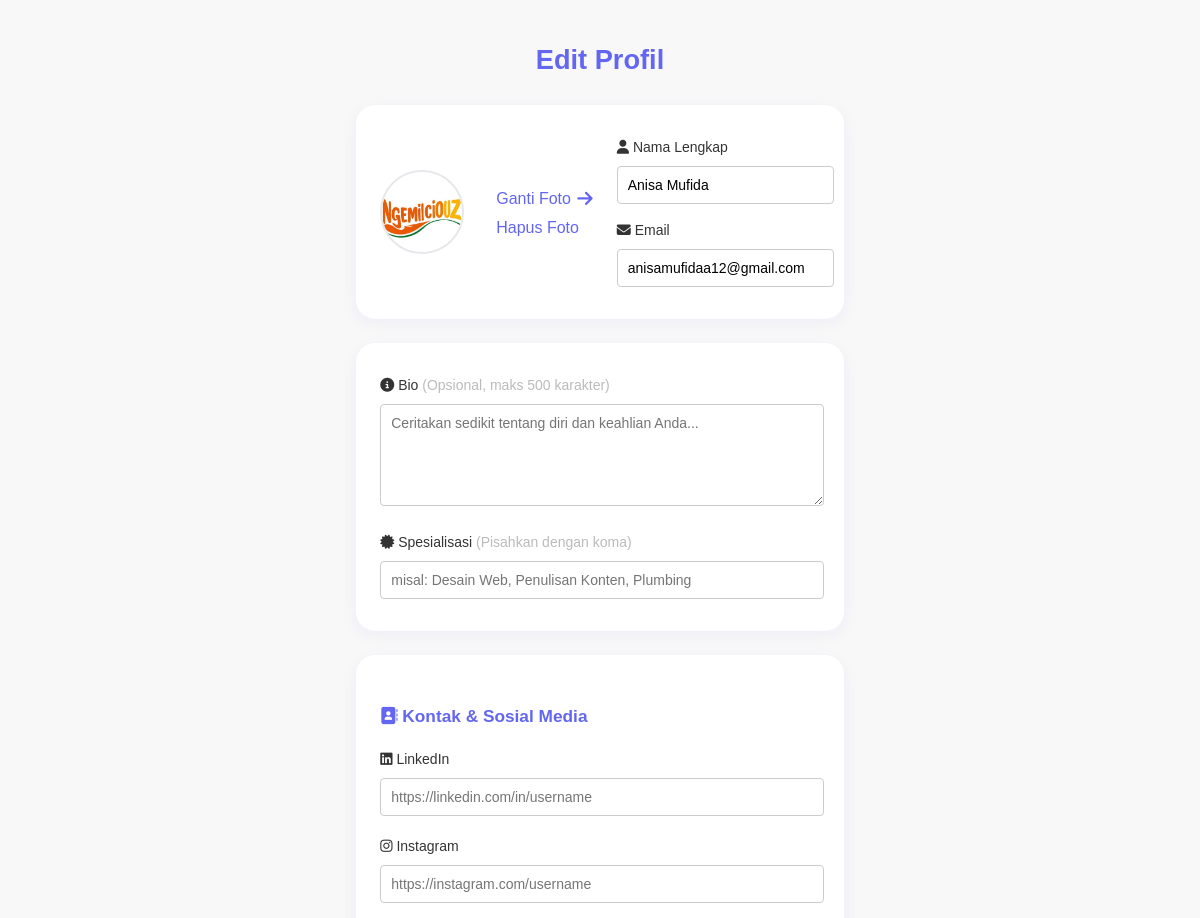
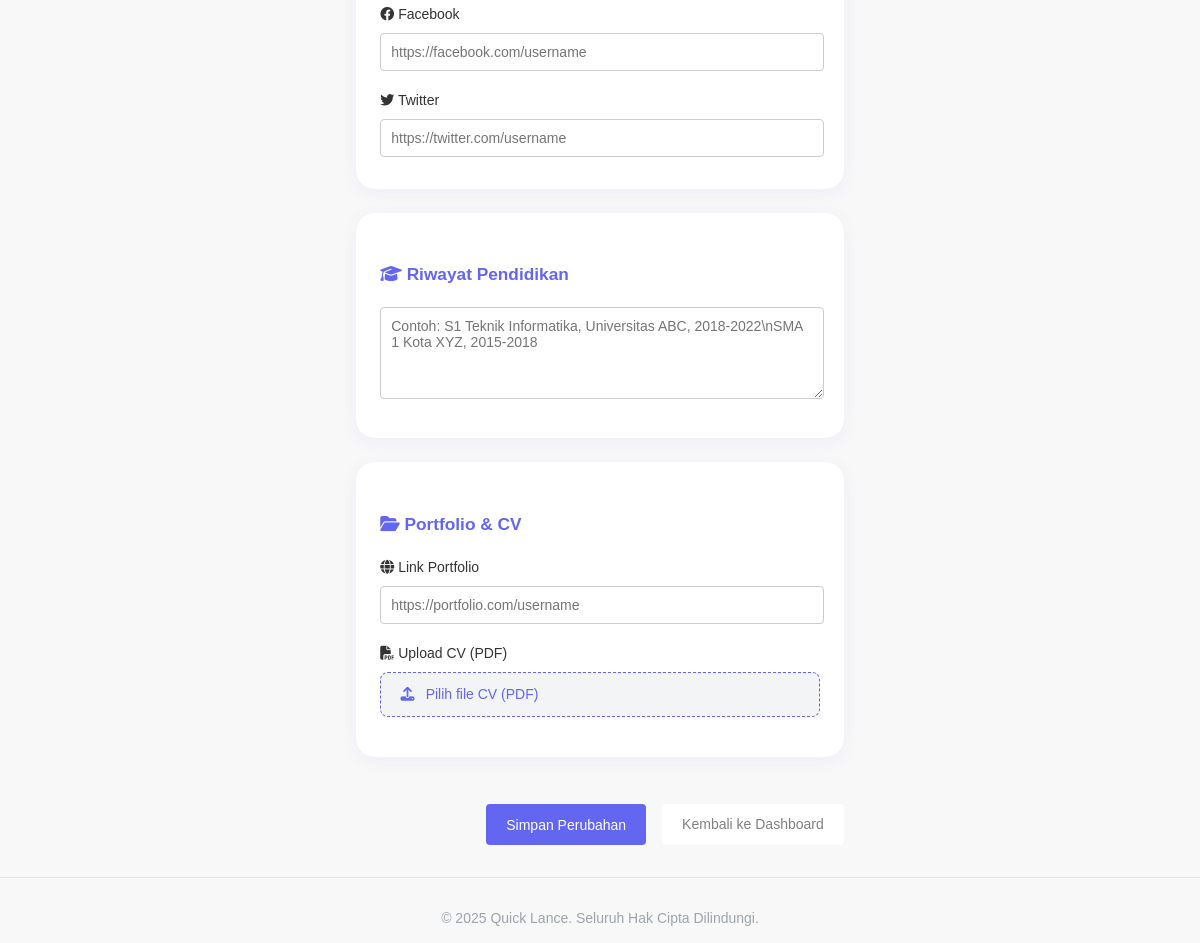
Page /user/page/edit-profile.php (signed in) on the committed database (2 pictures, top to bottom).
### tables this page shows
CREATE TABLE `users` (
  `id` int(11) NOT NULL,
  `name` varchar(100) NOT NULL,
  `email` varchar(100) NOT NULL,
  `password` varchar(255) NOT NULL,
  `profile_picture` varchar(255) DEFAULT NULL,
  `bio` text DEFAULT NULL,
  `specializations` varchar(255) DEFAULT NULL,
  `linkedin_url` varchar(255) DEFAULT NULL,
  `instagram_url` varchar(255) DEFAULT NULL,
  `facebook_url` varchar(255) DEFAULT NULL,
  `twitter_url` varchar(255) DEFAULT NULL,
  `education` text DEFAULT NULL,
  `portfolio_url` varchar(255) DEFAULT NULL,
  `cv_url` varchar(255) DEFAULT NULL,
  `created_at` timestamp NOT NULL DEFAULT current_timestamp(),
  `bank_account` varchar(100) DEFAULT NULL,
  `bank_name` varchar(50) DEFAULT NULL
);

### user/page/edit-profile.php (the view, shortened to what this page needs)
<?php
require_once '../../src/db/connection.php';
$user_id = $_SESSION['user_id'];
$query = mysqli_query($conn, "SELECT name, email, profile_picture, bio, specializations, linkedin_url, instagram_url, facebook_url, twitter_url, education, portfolio_url, cv_url FROM users WHERE id='$user_id'");
$user = mysqli_fetch_assoc($query);
?>
<!DOCTYPE html>
<html lang="id">
<head>
    <link rel="stylesheet" href="../style/edit-profile.css">
    <link rel="stylesheet" href="https://cdnjs.cloudflare.com/ajax/libs/font-awesome/6.4.0/css/all.min.css">
</head>
<body>
<div class="container">
    <h2 style="font-size:1.7rem;font-weight:700;margin:2.5rem 0 1.5rem 0;text-align:left;color:#6366f1;">Edit Profil</h2>
    <form method="POST" enctype="multipart/form-data" style="max-width:900px;margin:0 auto;display:flex;flex-direction:column;gap:1.5rem;">
        <div class="edit-card profile-card-hover" style="background:#fff;box-shadow:0 4px 16px rgba(99,102,241,0.07);border-radius:1.2rem;padding:2rem 1.5rem;display:flex;align-items:center;gap:1.5rem;margin-bottom:0;transition:box-shadow 0.2s,transform 0.2s;">
            <div class="avatar-upload" style="margin-bottom:0;">
                <div style="display:flex;flex-direction:column;align-items:center;">
                    <div class="avatar-preview" style="position:relative;width:80px;height:80px;border-radius:50%;overflow:hidden;border:2px solid #e5e7eb;background:#f3f4f6;">
                        <?php if (!empty($user['profile_picture']) && file_exists(__DIR__ . '/../' . $user['profile_picture'])): ?>
                            <img src="<?php echo htmlspecialchars('../' . $user['profile_picture']); ?>" alt="Pratinjau Avatar" class="avatar-image" id="avatarFullPreview" style="cursor:pointer;width:80px;height:80px;object-fit:cover;">
                        <?php else: ?>
                            <i class="fa fa-user-circle" style="font-size:3.5rem;color:#bdbdbd;"></i>
                        <?php endif; ?>
                    </div>
                </div>
                <div style="display:flex;flex-direction:column;gap:0.5rem;align-items:flex-start;margin-left:1rem;">
                    <label for="avatar" class="lihat-foto-btn" style="cursor:pointer;display:flex;align-items:center;gap:0.4rem;background:none;border:none;padding:0;font-size:1rem;color:var(--primary-color);transition:color 0.2s;">
                        <span>Ganti Foto</span>
                        <i class="fa fa-arrow-right arrow-hover" style="font-size:1.1rem;transition:transform 0.2s, color 0.2s;"></i>
                    </label>
                    <?php if (!empty($user['profile_picture']) && file_exists(__DIR__ . '/../' . $user['profile_picture'])): ?>
                        <button type="submit" name="delete_avatar" value="1" style="background:none;border:none;color:var(--primary-color);padding:0;font-size:1rem;cursor:pointer;">Hapus Foto</button>
                    <?php endif; ?>
                </div>
            </div>
            <div style="flex:1;display:flex;flex-direction:column;gap:1rem;">
                <div class="form-group" style="margin-bottom:0;">
                    <label for="name"><i class="fa fa-user"></i> Nama Lengkap</label>
                    <input type="text" id="name" name="name" class="input" value="<?php echo htmlspecialchars($user['name'] ?? ''); ?>" placeholder="Masukkan nama lengkap Anda" required>
                </div>
                <div class="form-group" style="margin-bottom:0;">
                    <label for="email"><i class="fa fa-envelope"></i> Email</label>
                    <input type="email" id="email" name="email" class="input" value="<?php echo htmlspecialchars($user['email'] ?? ''); ?>" placeholder="Masukkan email Anda" required>
                </div>
            </div>
        </div>
        <div class="edit-card profile-card-hover" style="background:#fff;box-shadow:0 4px 16px rgba(99,102,241,0.07);border-radius:1.2rem;padding:2rem 1.5rem;transition:box-shadow 0.2s,transform 0.2s;">
            <div class="form-group" style="margin-bottom:1.2rem;">
                <label for="bio"><i class="fa fa-info-circle"></i> Bio <span style="color:#bbb;font-weight:400;">(Opsional, maks 500 karakter)</span></label>
                <textarea id="bio" name="bio" class="textarea" maxlength="500" placeholder="Ceritakan sedikit tentang diri dan keahlian Anda..." style="min-height:80px;"><?php echo htmlspecialchars($user['bio'] ?? ''); ?></textarea>
            </div>
            <div class="form-group" style="margin-bottom:0;">
                <label for="specializations"><i class="fa fa-certificate"></i> Spesialisasi <span style="color:#bbb;font-weight:400;">(Pisahkan dengan koma)</span></label>
                <input type="text" id="specializations" name="specializations" class="input" value="<?php echo htmlspecialchars($user['specializations'] ?? ''); ?>" placeholder="misal: Desain Web, Penulisan Konten, Plumbing">
            </div>
        </div>
        <div class="edit-card profile-card-hover" style="background:#fff;box-shadow:0 4px 16px rgba(99,102,241,0.07);border-radius:1.2rem;padding:2rem 1.5rem;transition:box-shadow 0.2s,transform 0.2s;">
            <h3 style="font-size:1.08rem;font-weight:600;color:#6366f1;margin-bottom:1.2rem;"><i class="fa fa-address-book"></i> Kontak & Sosial Media</h3>
            <div style="display:grid;grid-template-columns:1fr;gap:1.2rem;">
                <div class="form-group" style="margin-bottom:0;">
                    <label for="linkedin_url"><i class="fab fa-linkedin"></i> LinkedIn</label>
                    <input type="url" id="linkedin_url" name="linkedin_url" class="input" value="<?php echo htmlspecialchars($user['linkedin_url'] ?? ''); ?>" placeholder="https://linkedin.com/in/username">
                </div>
                <div class="form-group" style="margin-bottom:0;">
                    <label for="instagram_url"><i class="fab fa-instagram"></i> Instagram</label>
                    <input type="url" id="instagram_url" name="instagram_url" class="input" value="<?php echo htmlspecialchars($user['instagram_url'] ?? ''); ?>" placeholder="https://instagram.com/username">
                </div>
                <div class="form-group" style="margin-bottom:0;">
                    <label for="facebook_url"><i class="fab fa-facebook"></i> Facebook</label>
                    <input type="url" id="facebook_url" name="facebook_url" class="input" value="<?php echo htmlspecialchars($user['facebook_url'] ?? ''); ?>" placeholder="https://facebook.com/username">
                </div>
                <div class="form-group" style="margin-bottom:0;">
                    <label for="twitter_url"><i class="fab fa-twitter"></i> Twitter</label>
                    <input type="url" id="twitter_url" name="twitter_url" class="input" value="<?php echo htmlspecialchars($user['twitter_url'] ?? ''); ?>" placeholder="https://twitter.com/username">
                </div>
            </div>
        </div>
        <div class="edit-card profile-card-hover" style="background:#fff;box-shadow:0 4px 16px rgba(99,102,241,0.07);border-radius:1.2rem;padding:2rem 1.5rem;transition:box-shadow 0.2s,transform 0.2s;">
            <h3 style="font-size:1.08rem;font-weight:600;color:#6366f1;margin-bottom:1.2rem;"><i class="fa fa-graduation-cap"></i> Riwayat Pendidikan</h3>
            <div class="form-group" style="margin-bottom:0;">
                <textarea id="education" name="education" class="textarea" maxlength="1000" placeholder="Contoh: S1 Teknik Informatika, Universitas ABC, 2018-2022\nSMA 1 Kota XYZ, 2015-2018" style="min-height:70px;"><?php echo htmlspecialchars($user['education'] ?? ''); ?></textarea>
            </div>
        </div>
        <div class="edit-card profile-card-hover" style="background:#fff;box-shadow:0 4px 16px rgba(99,102,241,0.07);border-radius:1.2rem;padding:2rem 1.5rem;transition:box-shadow 0.2s,transform 0.2s;">
            <h3 style="font-size:1.08rem;font-weight:600;color:#6366f1;margin-bottom:1.2rem;"><i class="fa fa-folder-open"></i> Portfolio & CV</h3>
            <div class="form-group" style="margin-bottom:1.2rem;">
                <label for="portfolio_url"><i class="fa fa-globe"></i> Link Portfolio</label>
                <input type="url" id="portfolio_url" name="portfolio_url" class="input" value="<?php echo htmlspecialchars($user['portfolio_url'] ?? ''); ?>" placeholder="https://portfolio.com/username">
            </div>
            <div class="form-group" style="margin-bottom:0;">
                <label for="cv_file"><i class="fa fa-file-pdf"></i> Upload CV (PDF)</label>
                <div class="file-upload-container" style="margin-bottom:0.5rem;">
                    <label for="cv_file" class="file-upload-label" style="display:flex;align-items:center;gap:0.7rem;cursor:pointer;padding:0.7rem 1.2rem;background:#f3f4f6;border-radius:0.5rem;border:1.5px dashed #6366f1;font-weight:500;color:#6366f1;transition:background 0.2s;">
                        <span class="file-upload-icon"><i class="fa fa-upload"></i></span>
                        <span class="file-upload-text" id="cv-file-text">Pilih file CV (PDF)</span>
                    </label>
                </div>
            </div>
        </div>
        <div class="action-buttons" style="margin-top:0.5rem;display:flex;gap:1rem;justify-content:flex-end;">
            <button type="submit" class="btn btn-primary">Simpan Perubahan</button>
            <a href="dashboard.php" class="btn btn-secondary btn-sm">Kembali ke Dashboard</a>
        </div>
    </form>
</div>
<footer>
    <div class="footer-bottom">
        <p>&copy; 2025 Quick Lance. Seluruh Hak Cipta Dilindungi.</p>
    </div>
</footer>
</body>
</html>

### user/style/edit-profile.css (style rules this page uses)
:root { --primary-color: #6366f1; --muted-foreground: #6b7280; --card-background: #ffffff; --shadow-md: 0 4px 6px -1px rgba(0, 0, 0, 0.1), 0 2px 4px -2px rgba(0, 0, 0, 0.1); --shadow-lg: 0 10px 15px -3px rgba(0, 0, 0, 0.1), 0 4px 6px -4px rgba(0, 0, 0, 0.1); }
body { font-family: sans-serif; margin: 0; padding: 0; line-height: 1.5; background-color: #f8f8f8; color: #333; }
.container { max-width: 1200px; margin-left: auto; margin-right: auto; padding-left: 1rem; padding-right: 1rem; }
.container { min-height: calc(100vh - 64px); display: flex; flex-direction: column; align-items: center; }
.btn-sm { padding: 0.4rem 0.8rem; font-size: 0.75rem; }
.form-group { margin-bottom: 1.5rem; }
.form-group label { display: block; font-size: 0.875rem; font-weight: 500; margin-bottom: 0.5rem; }
input, textarea, select { width: 96%; padding: 10px; font-size: 0.875rem; border: 1px solid #ccc; border-radius: 4px; outline: none; transition: border-color 0.3s ease; font-family: sans-serif; }
.avatar-upload { display: flex; align-items: center; gap: 1rem; }
.avatar-preview { position: relative; display: flex; align-items: center; justify-content: center; width: 80px; height: 80px; border: 1px dashed var(--input-border); border-radius: 50%; overflow: hidden; }
.avatar-image { width: 100%; height: 100%; object-fit: cover; }
.action-buttons { display: flex; gap: 1rem; }
.btn { display: inline-flex; align-items: center; justify-content: center; border-radius: 0.375rem; padding: 0.625rem 1rem; font-size: 0.875rem; font-weight: 500; text-decoration: none; cursor: pointer; transition: all 0.3s ease; }
.btn-primary { margin-top: 15px; padding: 10px 20px; font-size: 0.875rem; background-color: var(--primary-color); color: #fff; border: none; border-radius: 4px; cursor: pointer; transition: background-color 0.3s ease; }
.btn-secondary { margin-top: 15px; padding: 10px 20px; font-size: 0.875rem; background-color: white; color: grey; border: none; border-radius: 4px; cursor: pointer; transition: background-color 0.3s ease; }
.footer-bottom { text-align: center; margin-top: 2rem; padding-top: 1rem; border-top: 1px solid #e5e7eb; color: #9ca3af; font-size: 0.875rem; }

### rows in the picture
users: profile_picture (picture), name "Anisa Mufida", email "anisamufidaa12@gmail.com"
